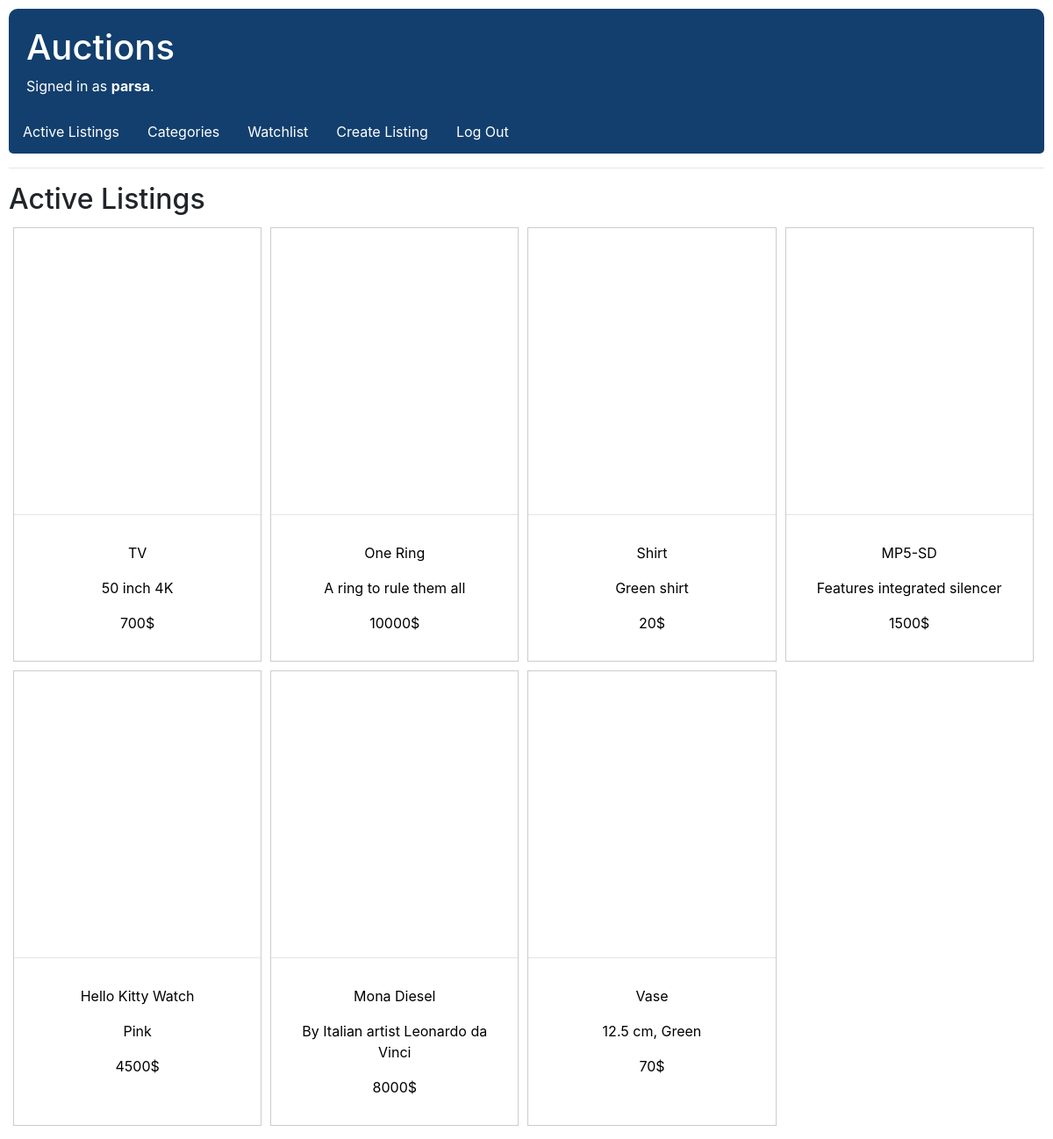
The page / (signed in) on the database its author committed.
### auctions/models.py (models this page shows, shortened)
class User(AbstractUser):
    watchlist_ids = set()

class Item(models.Model):
    CATEGORY_CHOICES = [
        ('ELC', 'Electronics'),
        ('BMM', 'Books, Movies & Music'),
        ('ART', 'Art'),
        ('FSH', 'Fashion'),
        ('THB', 'Toys and Hobbies'),
        ('SPG', 'Sporting Goods'),
        ('HBT', 'Health & Beauty'),
        ('BZI', 'Business & Industrial'),
        ('HMG', 'Home & Garden'),
        ('ACS', 'Accessories'),
        ('JWR', 'Jewerly'),
        ('OTR', 'Other')
    ]
    title = models.CharField(max_length=50)
    summary = models.CharField(max_length=50)
    description = models.CharField(max_length=1000)
    image = models.URLField(blank=True, null=True)
    category = models.CharField(max_length=3, choices=CATEGORY_CHOICES, default='OTR')
    seller = models.ForeignKey(User, null=True, blank=True, on_delete=models.CASCADE, related_name='item_seller')
    starting_bid = models.IntegerField()
    high_bid = models.IntegerField(null=True, blank=True)
    high_bid_user = models.ForeignKey(User, null=True, blank=True, on_delete=models.CASCADE, related_name='high_bidder')
    bid_number = models.IntegerField(default=0)
    is_sold = models.BooleanField(default=False)

### auctions/views.py (the view)
# urls.py: path("", views.index, name="index"),
def index(request):
    items = Item.objects.filter(is_sold=False)
    return render(request, "auctions/index.html", {
        'items': items
    })

### auctions/templates/auctions/index.html
{% extends "auctions/layout.html" %}
{% block body %}
    <h2>Active Listings</h2>
    <div class="flex-container">
    {% for item in items %}
        <div class="item">
            <a href="item/{{item.id}}">
                <div class="item-img" style="background-image: url({{item.image}});
                width: 100%; height: 300px;
                background-size: cover;
                overflow: hidden;
                background-position: center;"></div>
                <hr>
                <div class="desc">
                    <p>{{item.title}}</p>
                    <p>{{item.summary}}</p>
                    {% if item.bid_number > 0 %}
                        <p>{{item.high_bid}}$</p>
                    {% else %}
                        <p>{{item.starting_bid}}$</p>
                    {% endif %}
                </div>
            </a>
        </div>
    {% endfor %}
    </div>
{% endblock %}

### auctions/templates/auctions/layout.html (shortened to what this page needs)
{% load static %}
<!DOCTYPE html>
<html lang="en">
    <head>
        <link rel="stylesheet" href="https://stackpath.bootstrapcdn.com/bootstrap/4.4.1/css/bootstrap.min.css">
        <link href="{% static 'auctions/styles.css' %}" rel="stylesheet">
    </head>
    <body>
        <div id="header">
            <h1><a href="{% url 'index' %}" id="auctions">Auctions</a></h1>
            <div>
                {% if user.is_authenticated %}
                    Signed in as <strong>{{ user.username }}</strong>.
                {% else %}
                    Not signed in.
                {% endif %}
            </div>
        </div>
        <ul class="nav">
            <li class="nav-item">
                <a class="nav-link" href="{% url 'index' %}">Active Listings</a>
            </li>
            <li class="nav-item">
                <a class="nav-link" href="{% url 'categories' %}">Categories</a>
            </li>
            {% if user.is_authenticated %}
                <li class="nav-item">
                    <a class="nav-link" href="{% url 'watchlist' %}">Watchlist</a>
                </li>
                <li class="nav-item">
                    <a class="nav-link" href="{% url 'create_listing' %}">Create Listing</a>
                </li>
                <li class="nav-item">
                    <a class="nav-link" href="{% url 'logout' %}">Log Out</a>
                </li>
            {% endif %}
        </ul>
        <hr>
        {% block body %}
        {% endblock %}
    </body>
</html>

### auctions/static/auctions/styles.css (style rules this page uses)
* { box-sizing: border-box; }
body { padding: 10px; }
.nav { background-color: rgb(18, 63, 109); border-radius: 0 0 5px 5px; padding-bottom: 5px; }
.nav-link { color: white; }
.flex-container { display: flex; flex-wrap: wrap; justify-content: flex-start; }
div.item { margin: 5px; border: 1px solid #ccc; width: 24%; }
div.desc { padding: 15px; text-align: center; color: black; }
div.item a { text-decoration: none; }
.item-img { width: 350px; height: auto; margin-top: 10px; }
#auctions { color: white; text-decoration: none; }
#header { background-color: rgb(18, 63, 109); color: white; border-radius: 10px 10px 0 0; padding: 20px; }

### rows shown on the page
User: username "parsa"
Item: title "TV", summary "50 inch 4K", starting_bid "700"
Item: title "One Ring", summary "A ring to rule them all", starting_bid "10000"
Item: title "Shirt", summary "Green shirt", starting_bid "20"
Item: title "MP5-SD", summary "Features integrated silencer", starting_bid "1500"
Item: title "Hello Kitty Watch", summary "Pink", starting_bid "4500"
Item: title "Mona Diesel", summary "By Italian artist Leonardo da Vinci", starting_bid "8000"
Item: title "Vase", summary "12.5 cm, Green", high_bid "70"
